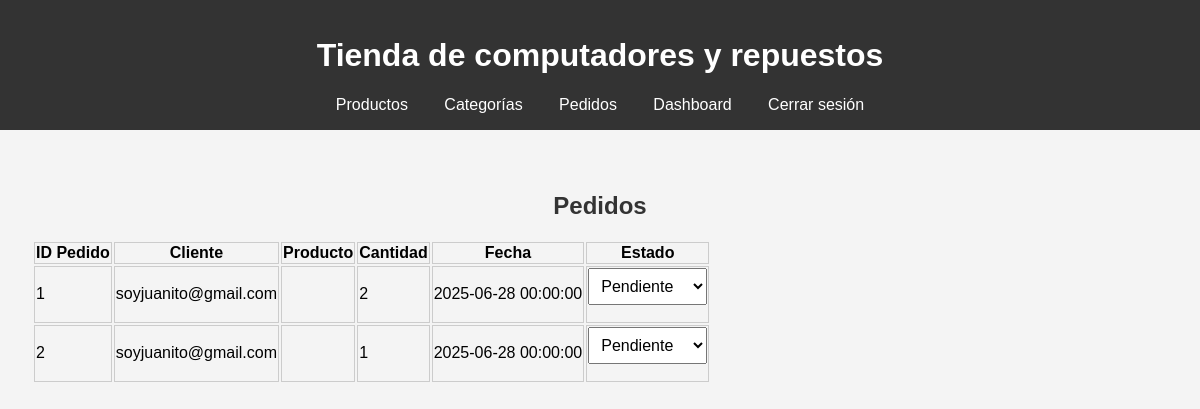
The app's page /index.php?accion=pedidos (signed in), older data.
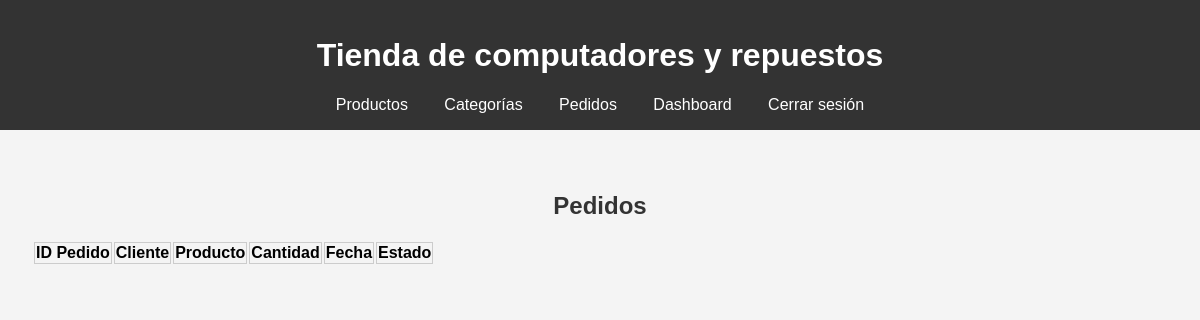
The same page, newer data.
### tables this page shows
CREATE TABLE `pedidos` (
  `id` int(11) NOT NULL,
  `id_usuario` int(11) NOT NULL,
  `id_producto` int(11) NOT NULL,
  `cantidad` int(11) NOT NULL,
  `fecha` datetime NOT NULL,
  `estado` enum('pendiente','procesado','enviado','entregado','cancelado') NOT NULL
);

CREATE TABLE `usuarios` (
  `id` int(11) NOT NULL,
  `nombre` varchar(100) NOT NULL,
  `correo` varchar(100) NOT NULL,
  `contrasena` varchar(255) NOT NULL,
  `rol` enum('admin','cliente') NOT NULL
);

### Controlador/Controlador.php (called while the page is built, shortened)
<?php
class Controlador
{
public function mostrarPedidos()
{
    $gestor = new GestorAdmin();
    $pedidos = $gestor->listarPedidos();
    require "Vista/html/pedidos.php";
}
}

### Modelo/GestorAdmin.php (called while the page is built, shortened)
<?php
class GestorAdmin
{
    public function __construct() {
        $this->conexion_obj = new Conexion();
    }
    public function listarPedidos()
    {
        $conexion = new Conexion();
        $conexion->abrir();
        $sql = "SELECT p.id, u.correo AS usuario,
               CONCAT(pr.marca, ' ', pr.modelo) AS producto,
               p.cantidad, p.fecha, p.estado
        FROM pedidos p
        LEFT JOIN usuarios u ON p.id_usuario = u.id
        LEFT JOIN productos pr ON p.id_producto = pr.id
        ORDER BY p.fecha DESC";
        $conexion->consulta($sql);
        $result = $conexion->obtenerResult();
        $pedidos = [];
        while ($row = $result->fetch_assoc()) {
            $pedidos[] = $row;
        }
        return $pedidos;
    }
}
?>

### Modelo/Conexion.php (called while the page is built, shortened)
<?php
class Conexion
{
    private $mySQLI;
    private $result;
    public function abrir()
    {
        if ($this->mySQLI === null || $this->mySQLI->ping() === false) {
            $this->mySQLI = new mysqli("localhost", "root", "", "computadores");
            $this->mySQLI->set_charset("utf8mb4");
        }
        return true;
    }
    public function cerrar()
    {
        if ($this->mySQLI && $this->mySQLI->ping()) {
            $this->mySQLI = null;
        }
    }
    public function consulta($sql)
    {
        $this->sql = $sql;
        $this->result = $this->mySQLI->query($this->sql);
        return $this->result;
    }
    public function obtenerResult()
    {
        return $this->result;
    }
}
?>

### Vista/html/pedidos.php (the view, shortened to what this page needs)
<!DOCTYPE html>
<html lang="es">
<head>
    <link rel="stylesheet" href="Vista/css/styles.css">
</head>
<body>
    <header>
        <h1>Tienda de computadores y repuestos</h1>
        <nav>
            <a href="index.php?accion=productos">Productos</a>
            <a href="index.php?accion=categorias">Categorías</a>
            <a href="index.php?accion=pedidos">Pedidos</a>
            <a href="index.php?accion=dashboard">Dashboard</a>
            <?php if (isset($_SESSION['admin'])): ?>
                <a href="index.php?accion=cerrarSesion">Cerrar sesión</a>
            <?php endif; ?>
        </nav>
    </header>
    <section>
        <h2>Pedidos</h2>
        <table>
            <thead>
                <tr>
                    <th>ID Pedido</th>
                    <th>Cliente</th>
                    <th>Producto</th>
                    <th>Cantidad</th>
                    <th>Fecha</th>
                    <th>Estado</th>
                </tr>
            </thead>
            <tbody>
                <?php foreach ($pedidos as $pedido): ?>
                    <tr>
                        <td><?= htmlspecialchars($pedido['id']) ?></td>
                        <td><?= htmlspecialchars($pedido['usuario']) ?></td>
                        <td><?= htmlspecialchars($pedido['producto']) ?></td>
                        <td><?= htmlspecialchars($pedido['cantidad']) ?></td>
                        <td><?= htmlspecialchars($pedido['fecha']) ?></td>
                        <td>
                            <form action="index.php?accion=cambiarEstadoPedido" method="post" style="display:inline;">
                                <select name="estado" onchange="this.form.submit()">
                                    <option value="pendiente" <?= $pedido['estado'] == 'pendiente' ? 'selected' : '' ?>>Pendiente
                                    </option>
                                </select>
                            </form>
                        </td>
                    </tr>
                <?php endforeach; ?>
            </tbody>
        </table>
    </section>
</body>
</html>

Row changes from the older to the newer data that the page shows:
removed pedidos: id "1", id_usuario.correo "soyjuanito@gmail.com", cantidad "2", fecha "2025-06-28 00:00:00", estado "Pendiente"
removed pedidos: id "2", id_usuario.correo "soyjuanito@gmail.com", cantidad "1", fecha "2025-06-28 00:00:00", estado "Pendiente"
